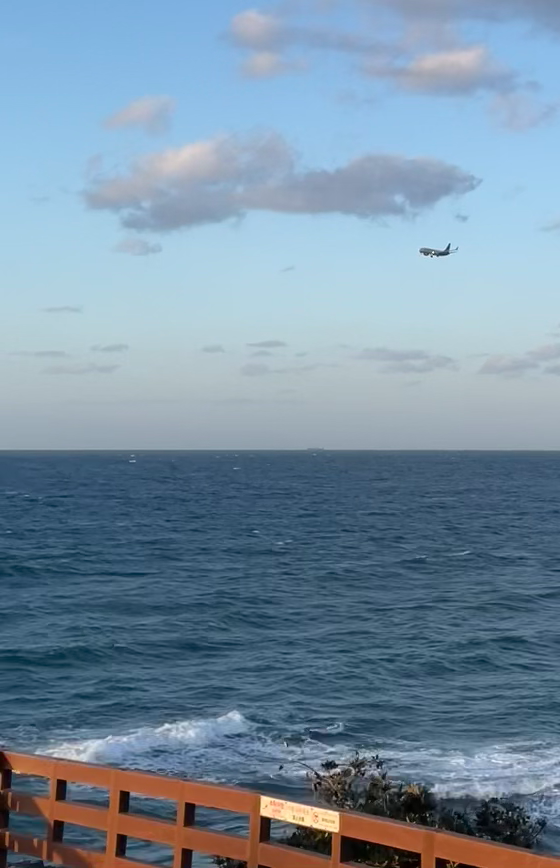
//> input picture frame 34 of lab11/vid.mp4, 560 x 868 px
$ ./13주차과제   (built with g++ and OpenCV 4)
//> lines starting //> are read from the running program, lines starting //| are printed output that depends on the picture
#include <iostream>
#include <ctime>
#include <algorithm>
#include "opencv2/core/core.hpp"			// Mat class와 각종 data structure 및 산술 루틴을 포함하는 헤더
#include "opencv2/highgui/highgui.hpp"		// GUI와 관련된 요소를 포함하는 헤더(imshow 등)
#include "opencv2/imgproc/imgproc.hpp"		// 각종 이미지 처리 함수를 포함하는 헤더
#include "opencv2/video.hpp"
#include "opencv2/videoio.hpp"

using namespace cv;
using namespace std;

// [110 lines left out: functions LucasKanade, LucasKanade_img, not called in this run]


int farneback() {
    //VideoCapture capture(0);
    VideoCapture capture(samples::findFile("lab11/vid.mp4"));
    if (!capture.isOpened()) {
        //error in opening the video input
        cerr << "Unable to open file!" << endl;
        return 0;
    }
    Mat frame1, prvs;
    capture >> frame1;
//> frame1 is the input picture: 868 rows x 560 cols, CV_8UC3; mean B, G, R 161.9, 142.9, 119.5
    cvtColor(frame1, prvs, COLOR_BGR2GRAY);


    while (true) {
        Mat frame2, next;
        for(int f = 0; f < 10; f++) //영상의 프레임을 낯주기 위해 10 프레임 간격으로 추출
            capture >> frame2;
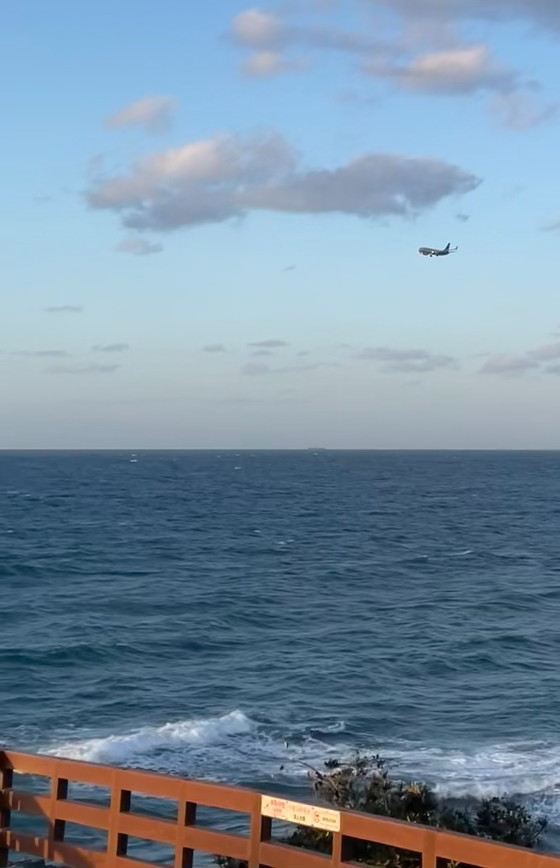
//> input picture frame 35 of lab11/vid.mp4, 560 x 868 px
//> frame2 is the input picture: 868 rows x 560 cols, CV_8UC3; mean B, G, R 161.8, 142.7, 119.6

        if (frame2.empty())
            break;
        cvtColor(frame2, next, COLOR_BGR2GRAY);
        Mat flow(prvs.size(), CV_32FC2);
        calcOpticalFlowFarneback(prvs, next, flow, 0.5, 3, 15, 3, 5, 1.2, 0);

        int step = 24;
        for (int y = 0; y < frame2.rows; y += step)
            for (int x = 0; x < frame2.cols; x += step) {
                const Point2f& fxy = flow.at<Point2f>(y, x);
                line(frame2, Point(x, y), Point(cvRound(x + fxy.x), cvRound(y + fxy.y)), Scalar(0, 255, 255), 2);
                circle(frame2, Point(cvRound(x + fxy.x), cvRound(y + fxy.y)), 2, Scalar(0, 255, 255), -1);
                circle(frame2, Point(cvRound(x), cvRound(y)), 1, Scalar(255, 255, 0), -1);
            }
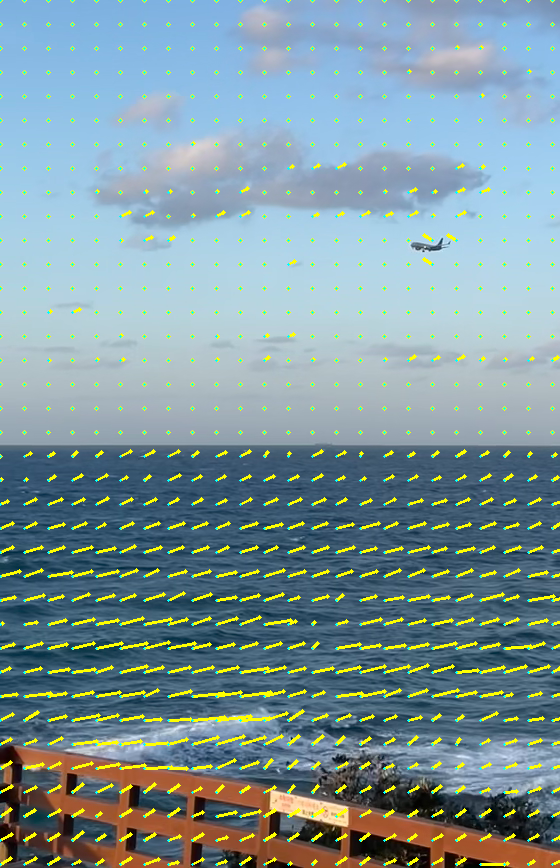
//> frame2: 868 rows x 560 cols, CV_8UC3; mean B, G, R 155.6, 150.2, 126.2

        imshow("frame2_vis", frame2);

        // visualization
        Mat flow_parts[2];
        split(flow, flow_parts);
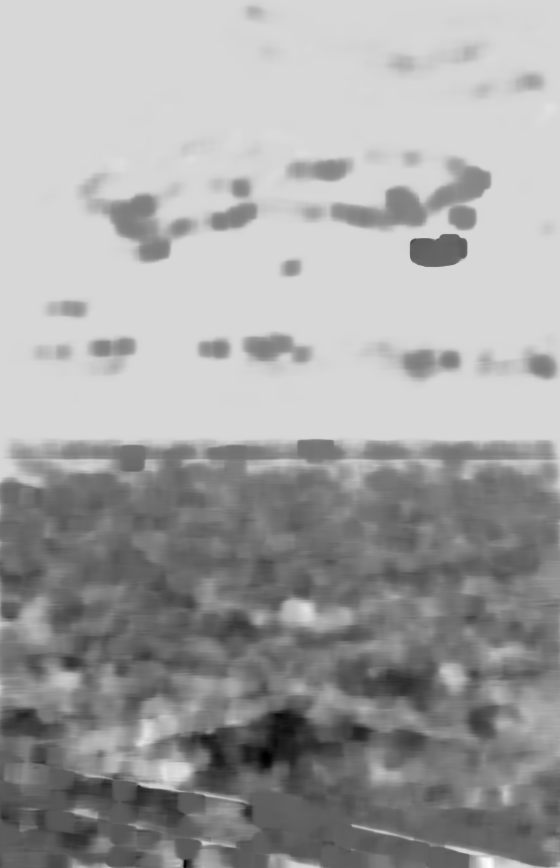
//> flow_parts[1]: 868 rows x 560 cols, CV_32FC1; min -10.06, max 1.86, mean -2.43; drawn with min black and max white
        Mat magnitude, angle, magn_norm;
        cartToPolar(flow_parts[0], flow_parts[1], magnitude, angle, true);
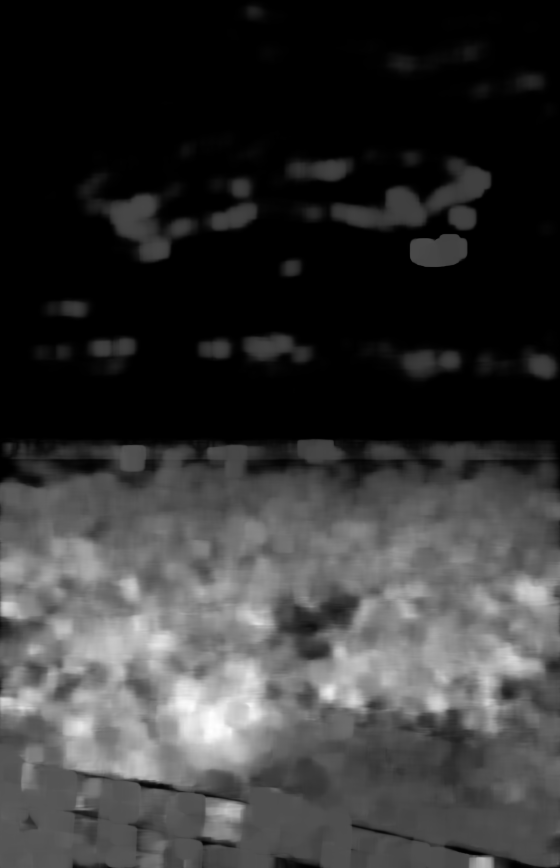
//> magnitude: 868 rows x 560 cols, CV_32FC1; min 1.06e-16, max 35.28, mean 7.4; drawn with min black and max white
        normalize(magnitude, magn_norm, 0.0f, 1.0f, NORM_MINMAX);
        angle *= ((1.f / 360.f) * (180.f / 255.f));
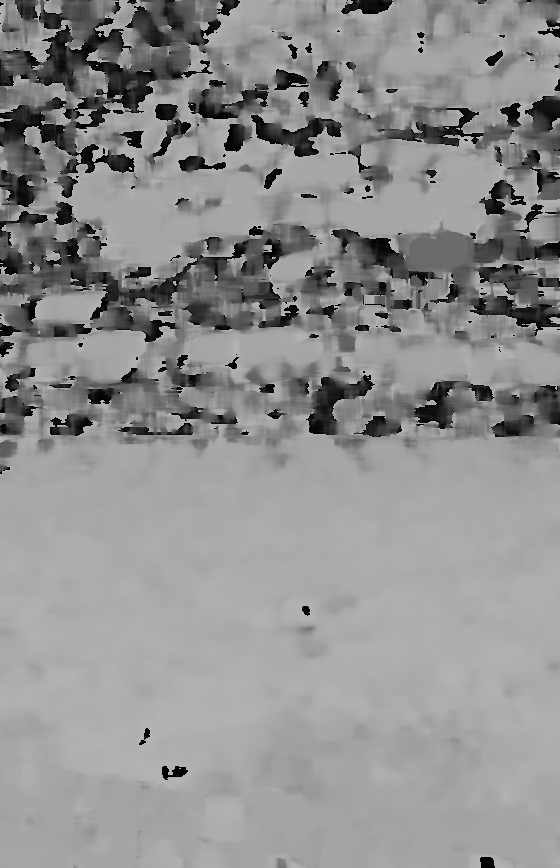
//> angle: 868 rows x 560 cols, CV_32FC1; min 7.18e-08, max 0.706, mean 0.565

        //build hsv image
        Mat _hsv[3], hsv, hsv8, bgr;
        _hsv[0] = angle;
        _hsv[1] = Mat::ones(angle.size(), CV_32F);
//> _hsv[1]: 868 rows x 560 cols, CV_32FC1; every value is 1
        _hsv[2] = magn_norm;
        merge(_hsv, 3, hsv);
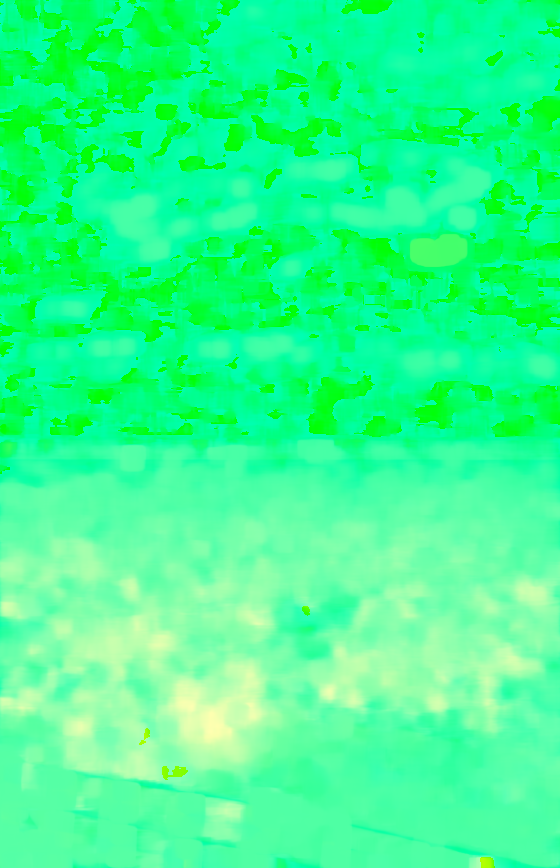
//> hsv: 868 rows x 560 cols, CV_32FC3; mean B, G, R 0.565, 1, 0.211
        hsv.convertTo(hsv8, CV_8U, 255.0);
        cvtColor(hsv8, bgr, COLOR_HSV2BGR);
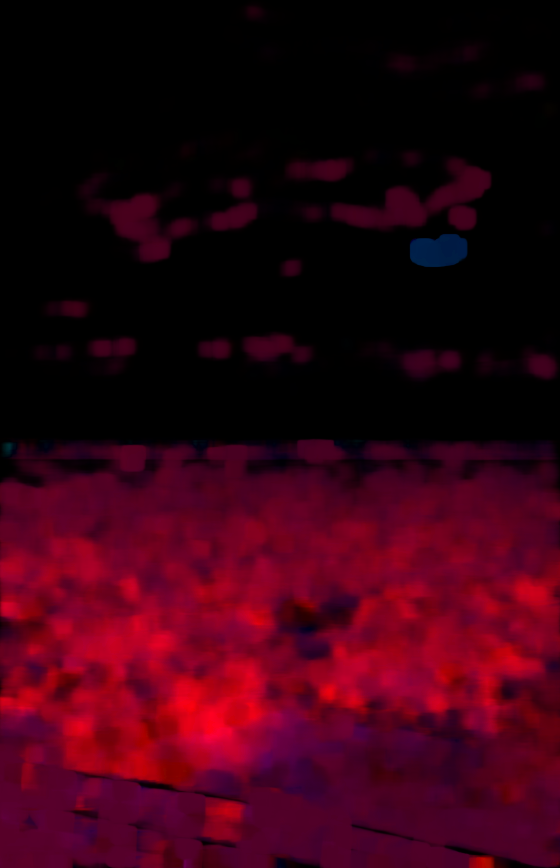
//> bgr: 868 rows x 560 cols, CV_8UC3; mean B, G, R 17.1, 0.1, 53.6
        imshow("frame2", bgr);


        int keyboard = waitKey(30);
//> the 'q' key is pressed
        if (keyboard == 'q' || keyboard == 27)
            break;
        prvs = next;
    }
    return 0;
}

int main() {
    farneback();
}

$ run again, starting later in the video
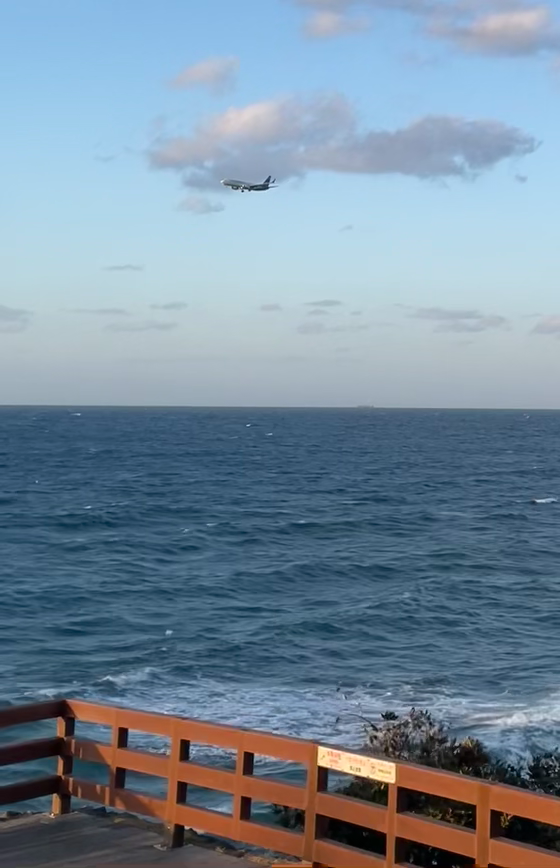
//> input picture frame 156 of lab11/vid.mp4, 560 x 868 px
//> in farneback, frame1 is the input picture: 868 rows x 560 cols, CV_8UC3; mean B, G, R 156.6, 139.6, 119.3
//> after the loop in farneback, `for (int y = 0; y < frame2.rows; y += step)`:
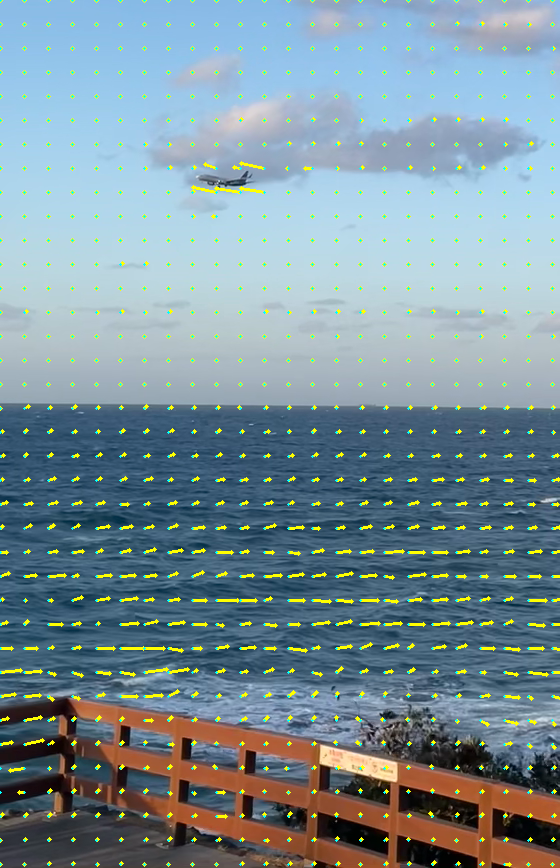
//> frame2: 868 rows x 560 cols, CV_8UC3; mean B, G, R 152.8, 144.3, 122.6
//> in farneback, `cvtColor(hsv8, bgr, COLOR_HSV2BGR);`:
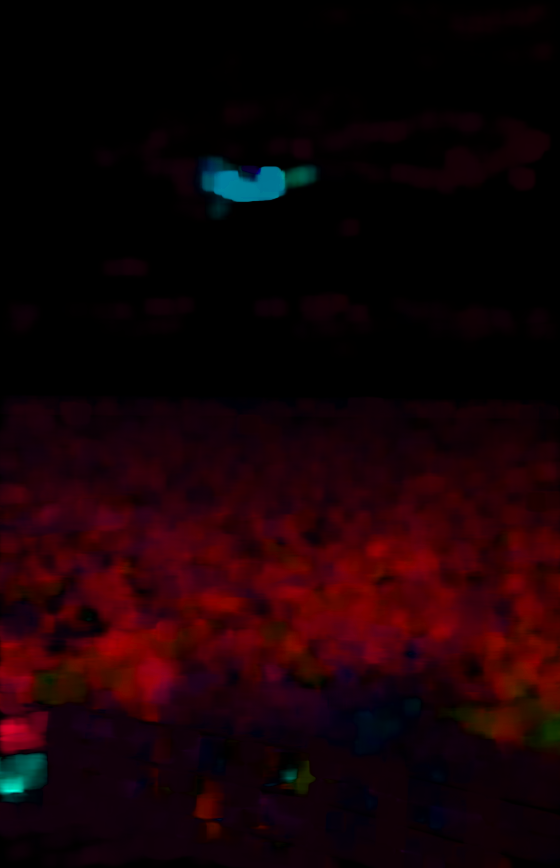
//> bgr: 868 rows x 560 cols, CV_8UC3; mean B, G, R 5.5, 1.5, 22.4

$ run again, starting later in the video
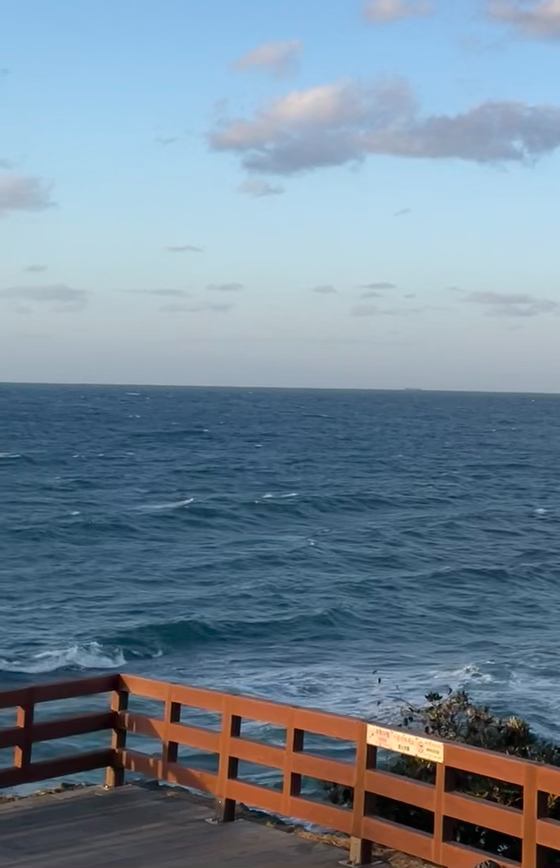
//> input picture frame 277 of lab11/vid.mp4, 560 x 868 px
//> in farneback, frame1 is the input picture: 868 rows x 560 cols, CV_8UC3; mean B, G, R 152.3, 136.3, 116.5
//> after the loop in farneback, `for (int y = 0; y < frame2.rows; y += step)`:
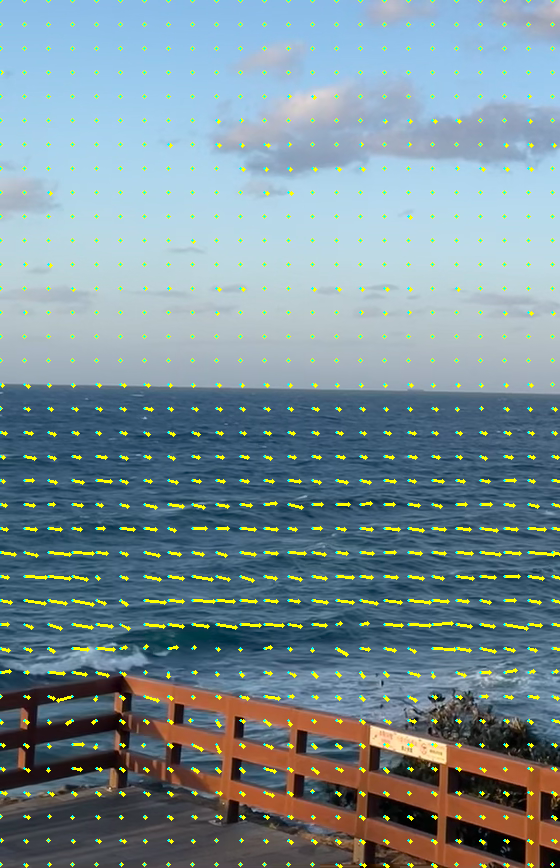
//> frame2: 868 rows x 560 cols, CV_8UC3; mean B, G, R 149.8, 142.4, 121.2
//> in farneback, `cvtColor(hsv8, bgr, COLOR_HSV2BGR);`:
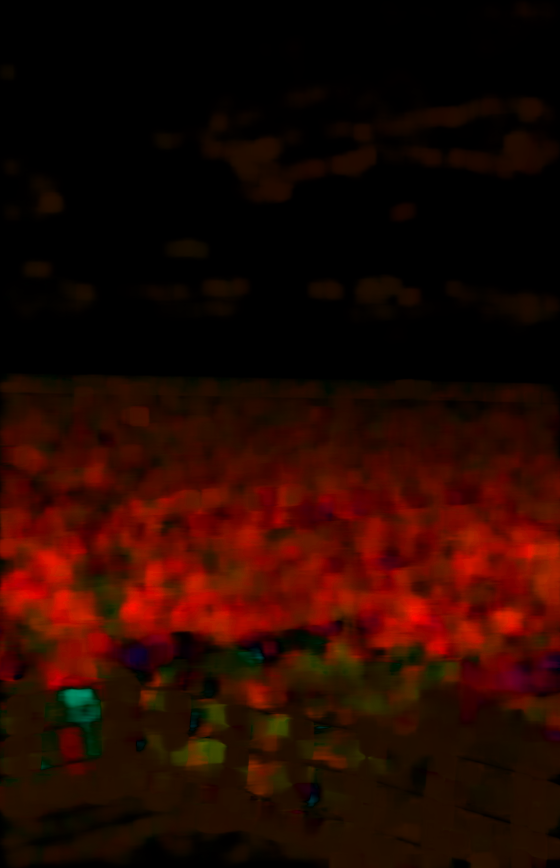
//> bgr: 868 rows x 560 cols, CV_8UC3; mean B, G, R 0.3, 7.7, 37
